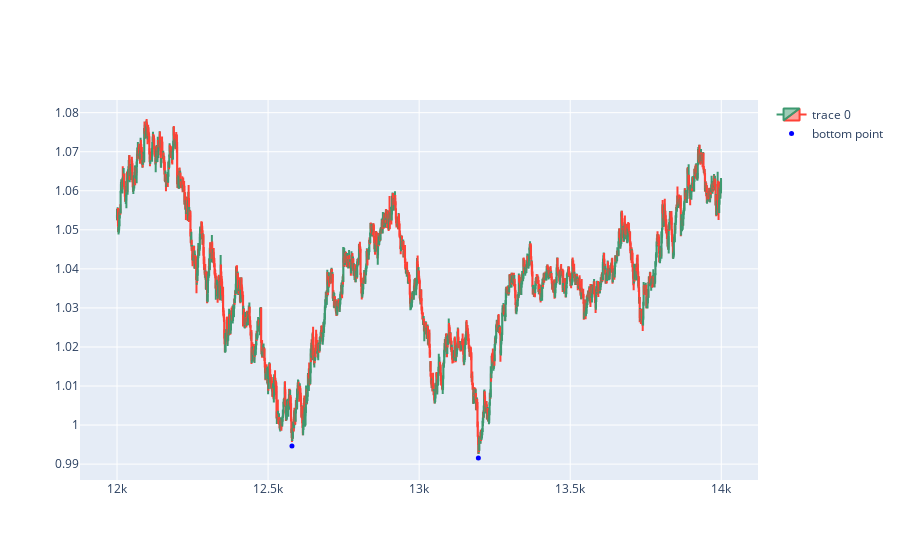

Notebook source saved alongside this figure:
### Markdown cell above
## visualization

### Code cell
import plotly.graph_objects as go
from plotly.subplots import make_subplots
from datetime import datetime
dfpl = df[12000:14000]
fig = go.Figure(data=[go.Candlestick(x=dfpl.index,
                open=dfpl['open'],
                high=dfpl['high'],
                low=dfpl['low'],
                close=dfpl['close'])])
fig.add_scatter(x=dfpl.index, y=dfpl['twovalleys'], mode="markers",
                marker=dict(size=5, color="blue"),
                name="bottom point")

fig.update_layout(xaxis_rangeslider_visible=False)
fig.show()

### Figure 1 — Plotly figure (JSON) as saved in the notebook; plotly's stock layout.template omitted (floating-point values rounded to 4 significant figures; data arrays with more than 128 entries replaced by an {"elided": "..."} marker saying what was removed)
{"data": [{"close": {"elided": "2000 float values"}, "high": {"elided": "2000 float values"}, "low": {"elided": "2000 float values"}, "open": {"elided": "2000 float values"}, "type": "candlestick", "x": {"elided": "2000 int values"}}, {"marker": {"color": "blue", "size": 5}, "mode": "markers", "name": "bottom point", "type": "scatter", "x": {"elided": "2000 int values"}, "y": {"elided": "2000 float values"}}], "layout": {"xaxis": {"rangeslider": {"visible": false}}}}
